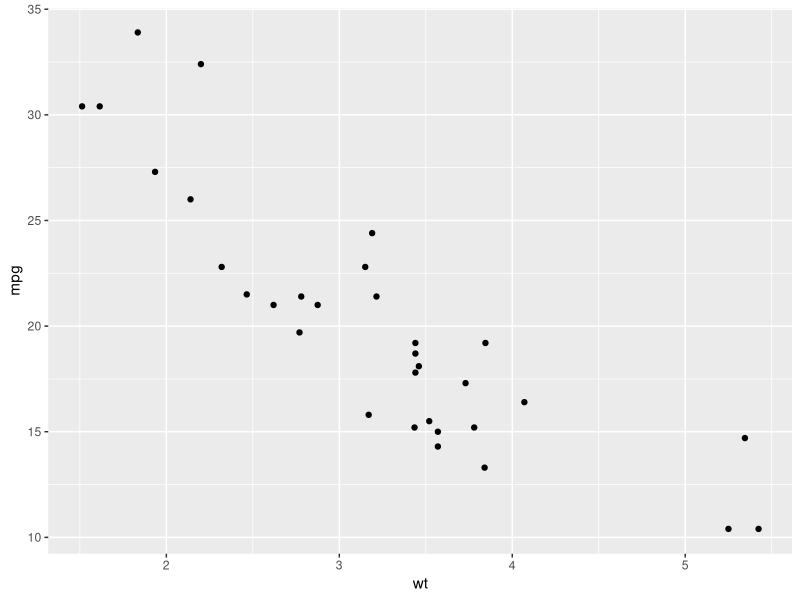
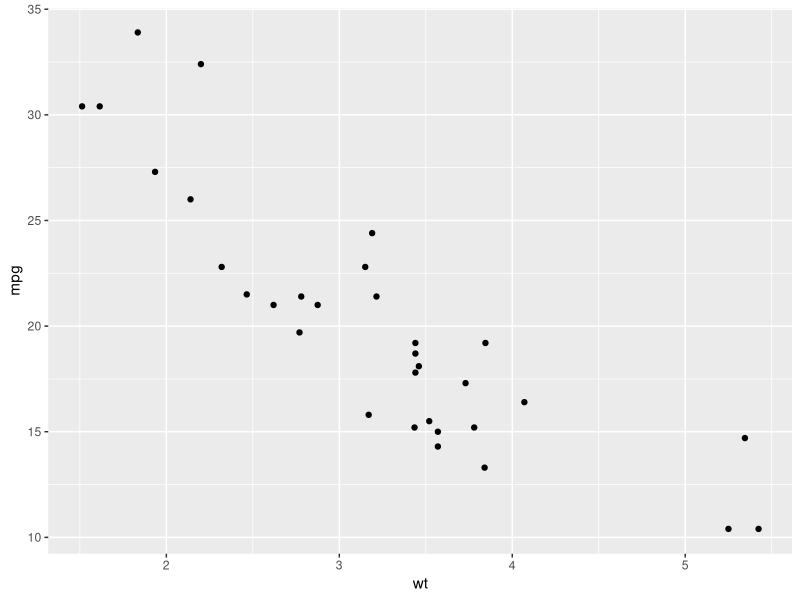
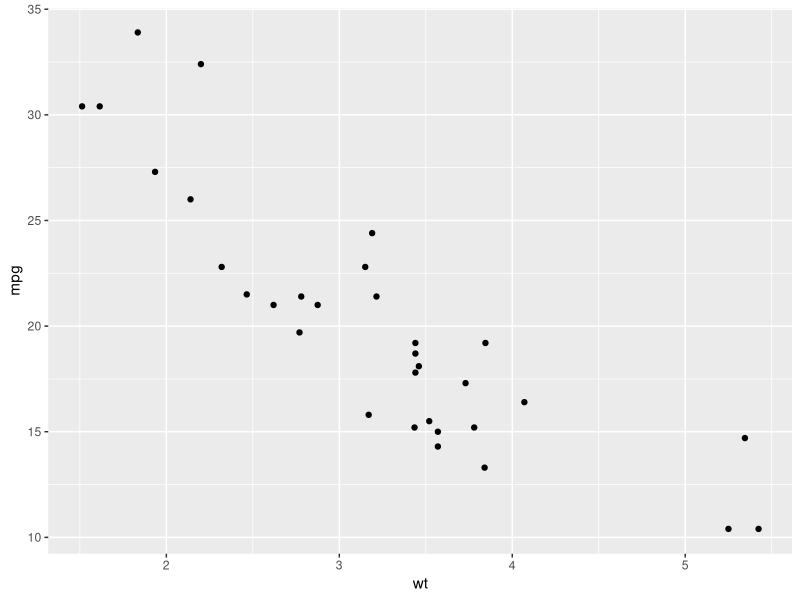
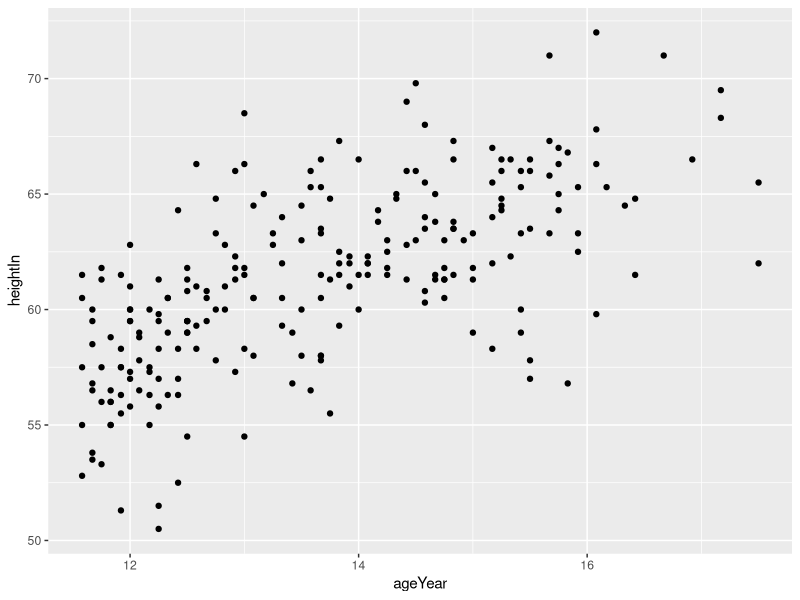
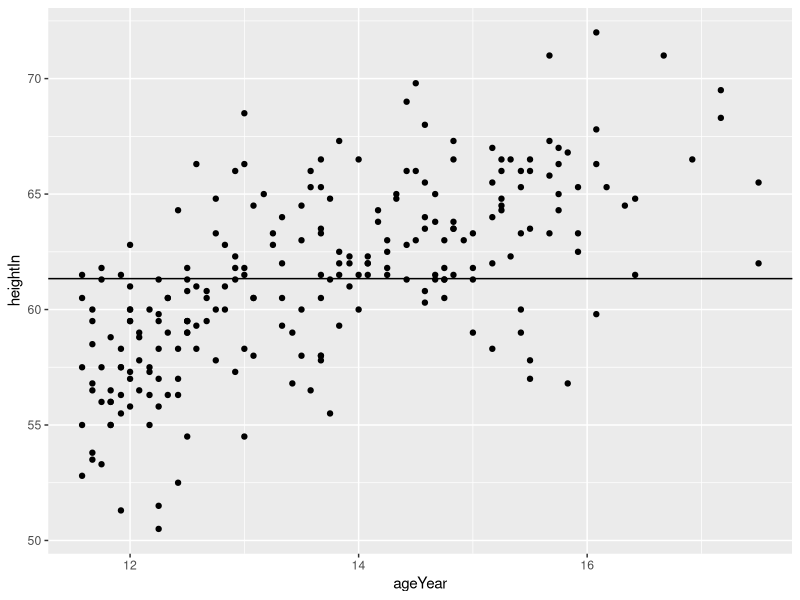
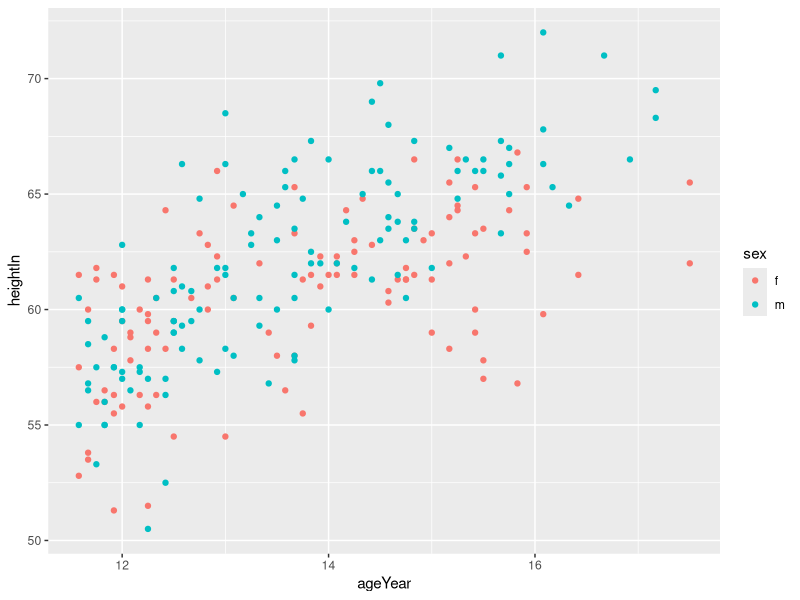
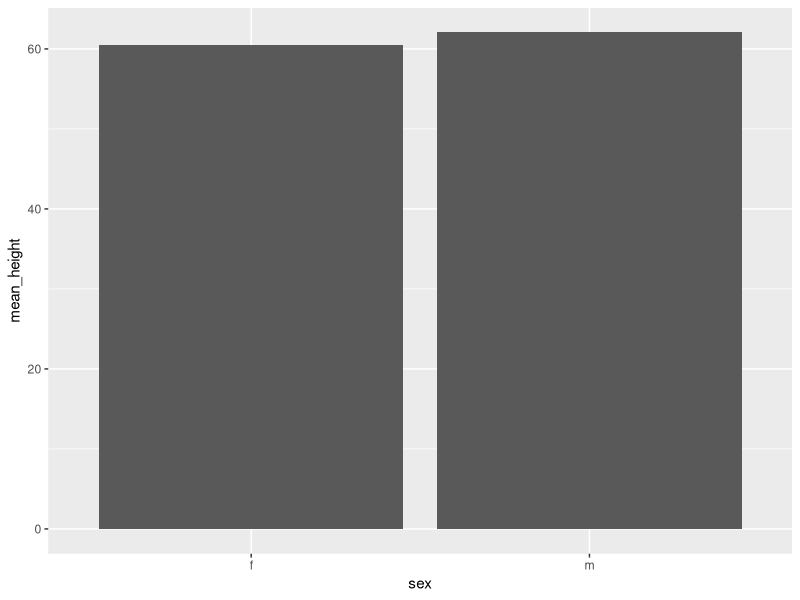
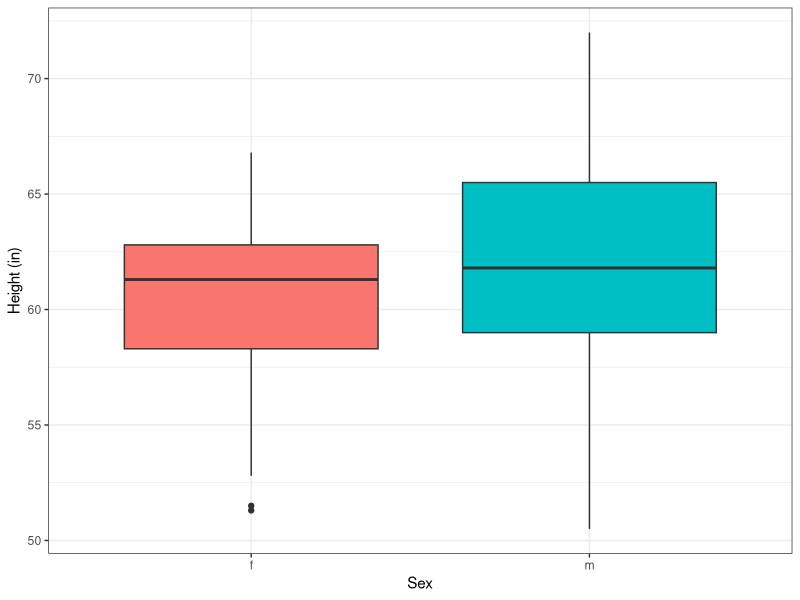

The R script that drew these images, in order:
## ---- chunk 1
knitr::opts_chunk$set(echo = TRUE)
library(ggplot2)
library(tidyverse)
library(here)
## ---- chunk 2
ggplot(mtcars,aes(x = wt,y = mpg)) +
    geom_point()
## ---- chunk 3
ggplot(mtcars) +
    geom_point(aes(x = wt,y = mpg))
## ---- chunk 4
ggplot() +
    geom_point(aes(x = wt,y = mpg),data=mtcars)
## ---- chunk 5
df.heightweight <- read_csv(here('_data','heightweight.csv'))
df.heightweight

ggplot(df.heightweight,aes(x = ageYear,y = heightIn)) + 
  geom_point()
## ---- chunk 6
ggplot(df.heightweight,aes(x = ageYear,y = heightIn)) +
  geom_point() +
  geom_hline(yintercept=mean(df.heightweight$heightIn))
## ---- chunk 7
ggplot(df.heightweight,aes(x = ageYear,y = heightIn,colour = sex)) +  
  geom_point()
## ---- chunk 8
by_sex <- df.heightweight %>% group_by(sex) %>% summarise(mean_height=mean(heightIn))
ggplot(by_sex) +
  geom_col(aes(x=sex,y=mean_height))
## ---- chunk 9
ggplot(df.heightweight) +                          # specify the data set
  geom_boxplot(aes(x=sex,y=heightIn,fill=sex)) +   # setup a box plot with aesthetic mappings
  theme_bw() +                                     # use a different theme
  labs(x='Sex',y='Height (in)') +                  # add labels to x and y axes
  theme(legend.position='none')                    # remove the legend
## ---- chunk 10
ggplot(df.heightweight) +
  geom_density(aes(x=heightIn,fill=sex),alpha=0.6) +
  labs(x='Height (in)',y='Density',fill='Sex') +
  theme_bw()
## ---- chunk 11
ggplot(df.heightweight,aes(x = ageYear,y = heightIn,colour = weightLb)) +
  geom_point()
## ---- chunk 12
ggplot(df.heightweight,aes(x = ageYear,y = heightIn,colour = weightLb)) +
  geom_point(size = 5)
## ---- chunk 13
ggplot(df.heightweight,aes(x = ageYear,y = heightIn,colour = weightLb)) +
  geom_point(size = 5,alpha = 0.5)
## ---- chunk 14
df_line_graph <- read_csv(here('_data','line.csv'))
df_line_graph
## ---- chunk 15
ggplot(df_line_graph,aes(x=monthNum,y = volume,colour=type)) + 
  geom_line()
## ---- chunk 16
ggplot(df_line_graph,aes(x=monthNum,y = volume,colour=type)) +
  geom_line() +
  theme_classic()   ## This theme removes a lot of the unneeded items
## ---- chunk 17
ggplot(df_line_graph,aes(x = monthNum,y = volume,colour = type)) +
  geom_line() +
  theme_classic() +
  geom_point(size = 4)   ## adds points and sets the size
## ---- chunk 18
ordered.month.list <- unique(as.character(df_line_graph$month))
df_line_graph$month <- factor(df_line_graph$month,levels=ordered.month.list)

ggplot(df_line_graph,aes(x = month,y = volume,colour = type,group = type)) +
  geom_line() +
  theme_classic()
## ---- chunk 19
data_labels <- df_line_graph %>% filter(month == 'Dec')

ggplot(df_line_graph,aes(x=month,y = volume,colour = type,group = type)) +
  geom_line() +
  theme_classic() +
  geom_text(data =data_labels,aes(label = type),hjust=0.9,vjust=-0.5) +  # add labels to chart
  theme(legend.position=("none"))                                         # remove legend
## ---- chunk 20
ggplot(df_line_graph,aes(x=month,y = volume,colour = type,group = type)) +
  geom_line() +
  theme_classic() +
  geom_text(data = data_labels,aes(label = type),hjust=0.9,vjust=-0.5) +
  scale_color_manual(values= c("#3182bd","#bdbdbd")) +   # change color of series
  theme(legend.position=("none"))
## ---- chunk 21
ggplot(df_line_graph,aes(x=month,y = volume,colour = type,group = type)) +
  geom_line(size=1) +  # increase line size
  theme_classic() +
  geom_text(data = data_labels,aes(label = type),hjust=0.9,vjust=-0.5) +
  scale_color_manual(values= c("#3182bd","#bdbdbd")) +
  theme(legend.position=("none"))
## ---- chunk 22
ggplot(df_line_graph,aes(x=month,y = volume,colour = type,group = type)) +
  geom_line(size=1) +
  theme_classic() +
  geom_text(data = data_labels,aes(label = type),hjust=0.9,vjust=-0.5) +
  scale_color_manual(values= c("#3182bd","#bdbdbd")) +
  theme(legend.position=("none"),axis.line = element_line(color = "#bdbdbd")) # change axis line color
## ---- chunk 23
ggplot(df_line_graph,aes(x=month,y=volume,colour=type,group=type)) +
  geom_line(size=1) +
  theme_classic() +
  geom_text(data=data_labels,aes(label=type),hjust=0.9,vjust=-0.5) +
  scale_color_manual(values=c("#3182bd","#bdbdbd")) +
  theme(legend.position=("none"),
        axis.line=element_line(color="#bdbdbd"),
        axis.ticks=element_line(color="#bdbdbd") # change axis tick color
  )
## ---- chunk 24
ggplot(df_line_graph,aes(x=month,y=volume,colour=type,group=type)) +
  geom_line(size=1) +
  theme_classic() +
  geom_text(data=data_labels,aes(label=type),hjust=0.9,vjust=-0.5) +
  scale_color_manual(values=c("#3182bd","#bdbdbd")) +
  theme(legend.position=("none")
        ,axis.line=element_line(color="#bdbdbd")
        ,axis.ticks=element_line(color="#bdbdbd")
        ,axis.text=element_text(color="#bdbdbd")  # axis label color
  )
## ---- chunk 25
ggplot(df_line_graph,aes(x=month,y = volume,colour = type,group = type)) +
  geom_line(size=1) +
  theme_classic() +
  geom_text(data=data_labels,aes(label = type),hjust=0.9,vjust=-0.5) +
  scale_color_manual(values= c("#3182bd","#bdbdbd")) +
  labs(x='Month',y='Volume') +  # add labels
  theme(legend.position=("none")
        ,axis.line = element_line(color = "#bdbdbd")
        ,axis.ticks = element_line(color = "#bdbdbd")
        ,axis.text = element_text(color = "#bdbdbd")
        ,axis.title = element_text(color = "#bdbdbd")  # axis titles
  )
